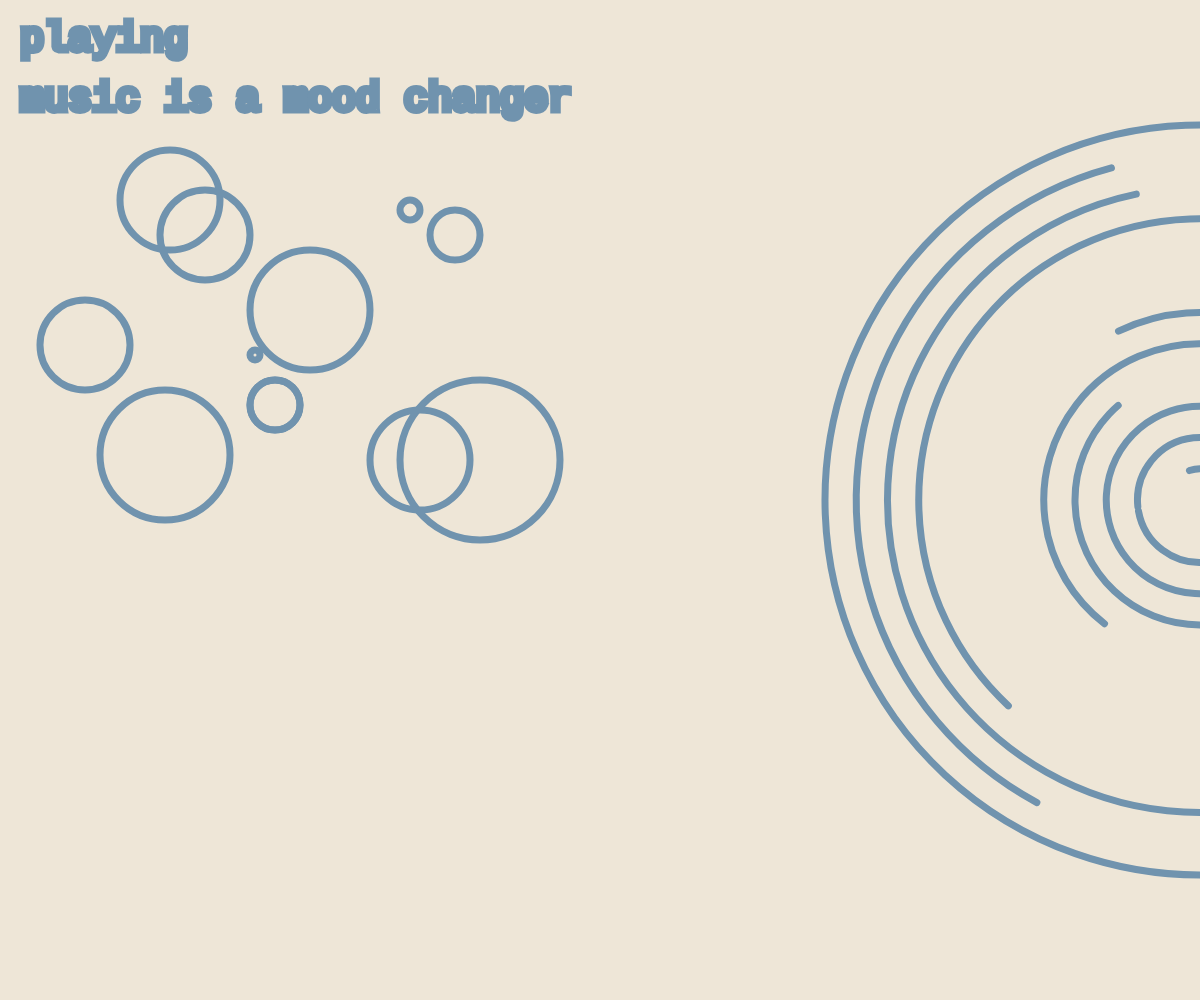
Frame 1 (no input)
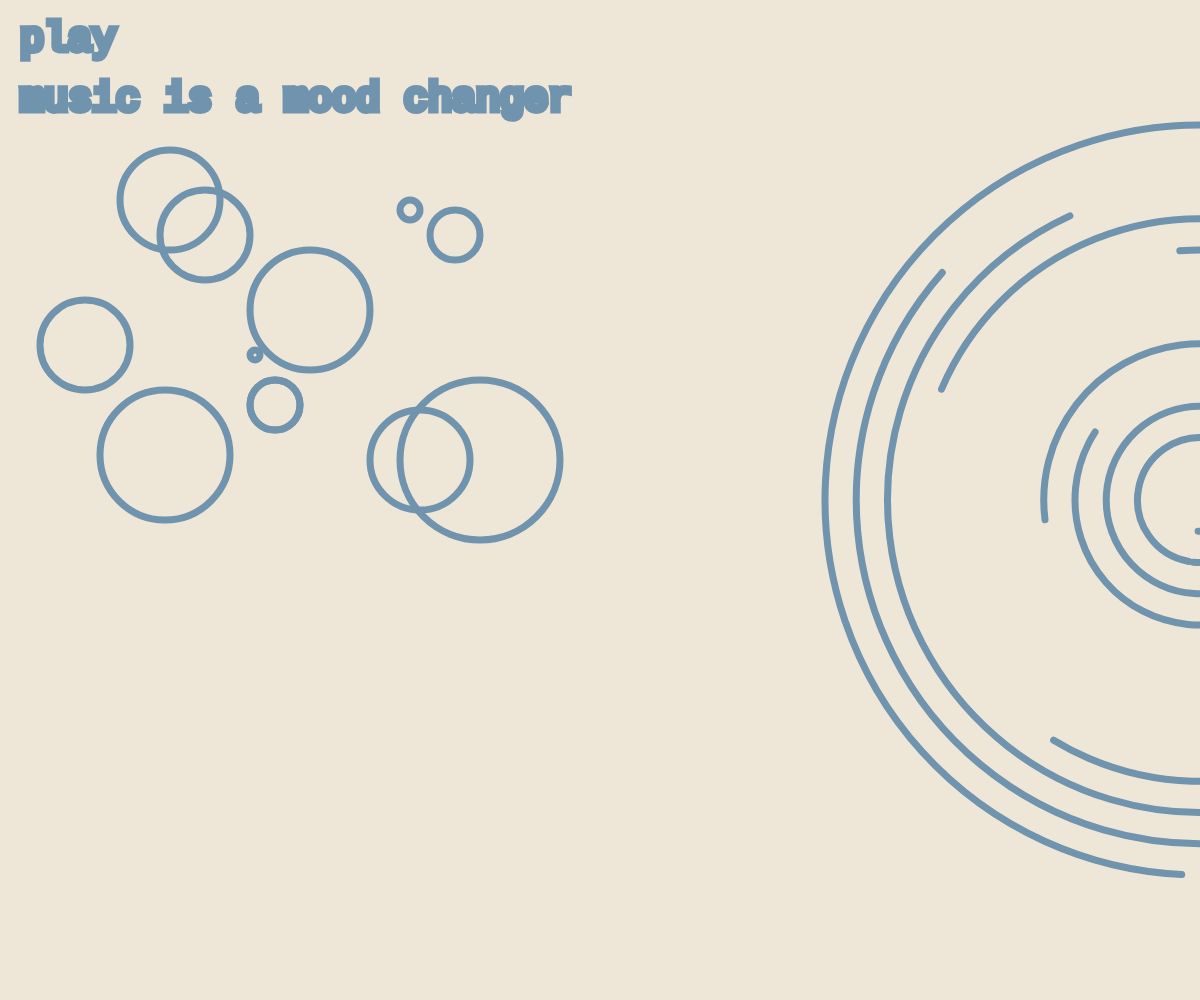
Frame 60 (no input)
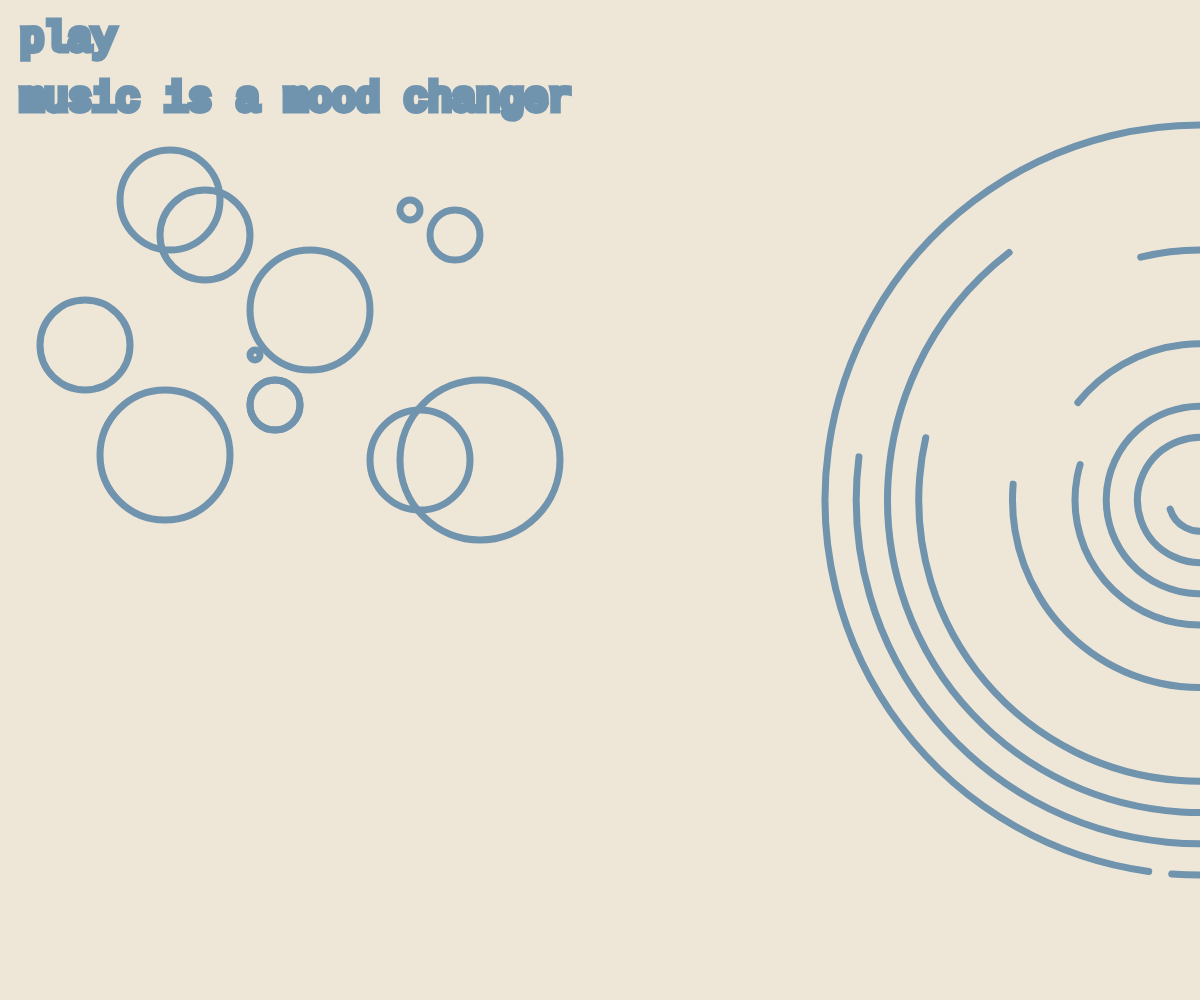
Frame 120 (the mouse pressed at the canvas centre since frame 60)

The p5.js sketch that drew these frames (run headless with seeded random() and noise() and a simulated clock; from frame 60 on, the mouse is pressed at the canvas centre):

// p5.js sketch
// ── sketch.js

let hue;
const rings = [];
let circleX = 100;
let circleY = 100;
let diameter = 100;


function setup () {
  createCanvas(windowWidth, windowHeight);
  

 /* bewegende ringen */
  hue = random(0, 360);
  const count = floor(random(10, 20));
  for (let i = 0; i < count; i++) {
    const diameter = ((i + 1) / count);
    const arcLength = random(PI * 0.05, PI * 2);
    const arcAngle = random(-PI * 2, PI * 2);
    const spinSpeed = random(-1, 1);
    rings.push({
      spinSpeed,
      diameter,
      arcLength,
      arcAngle
    });
  }
}

function windowResized () {
  resizeCanvas(windowWidth, windowHeight);
}

function draw () {
  background(238,230,215);

  const minDim = Math.min(width, height);
  
  noFill();
  strokeWeight(minDim * 0.007);
  strokeCap(ROUND);
  stroke(112,147,174);

  let d = minDim;
  d -= d * 0.25;
  
  for (let i = 0; i < rings.length; i++) {
    const {
      diameter,
      arcLength,
      arcAngle,
      spinSpeed
    } = rings[i];
    const spin = millis() / 500 * spinSpeed;
    arc(
      width / 1,
      height / 2,
      diameter * d,
      diameter * d,
      spin + arcAngle,
      spin + arcAngle + Math.PI * arcLength
    );}

  
  
  
   /* teksten */
  {
  textFont("monospace",40);
  text("music is a mood changer", 20, 110);
    
    let words = ['play','play','play','play','playing','playing', 'playing'];
let word = random(words); // select random word
text(word, 20, 50); // draw the word
  }
  
  
  
  /* ringen */
  {
  square(40, 300, 90, 50);
  square(120, 150, 100, 50);
  square(160, 190, 90, 50);
  square(250, 250, 120, 90);
  square(250, 380, 50, 90);
  square(400, 380, 160, 90);
  square(100, 390, 130, 90);
  square(370, 410, 100, 50);
  square(250, 380, 50, 90);
  square(250, 350, 10, 90);
  square(400, 200, 20, 90);
  square(430, 210, 50, 90);
    
}
  
  
  
/* cirkel met muis interactief */

// function setup() { 
//   createCanvas(windowWidth, windowHeight);
// } 

function draw() { 
  // background(238,230,215);
    fill(214,187,181);
noStroke();
 
  
 if(dist(circleX, circleY, mouseX, mouseY)< diameter/2 && mouseIsPressed)  {
   fill(50);
   circleX = mouseX;
   circleY = mouseY;
   }
   
  
     ellipse(circleX, circleY, diameter,diameter);

}

function mouseReleased() {
  console.log(mouseX, mouseY);
};

  
}
